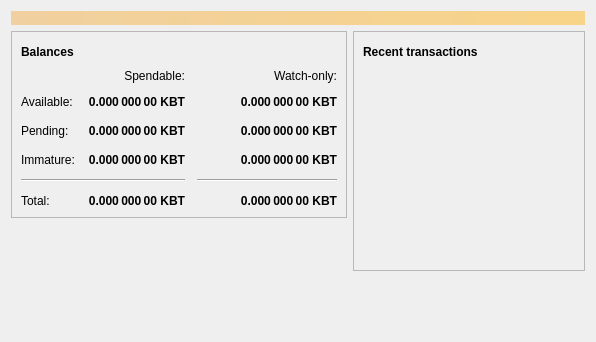
<?xml version="1.0" encoding="UTF-8"?>
<ui version="4.0">
 <class>OverviewPage</class>
 <widget class="QWidget" name="OverviewPage">
  <property name="geometry">
   <rect>
    <x>0</x>
    <y>0</y>
    <width>596</width>
    <height>342</height>
   </rect>
  </property>
  <property name="windowTitle">
   <string>Form</string>
  </property>
  <layout class="QVBoxLayout" name="topLayout">
   <item>
    <widget class="QLabel" name="labelAlerts">
     <property name="visible">
      <bool>false</bool>
     </property>
     <property name="styleSheet">
      <string notr="true">background-color: qlineargradient(x1: 0, y1: 0, x2: 1, y2: 0, stop:0 #F0D0A0, stop:1 #F8D488); color:#000000;</string>
     </property>
     <property name="wordWrap">
      <bool>true</bool>
     </property>
     <property name="margin">
      <number>3</number>
     </property>
    </widget>
   </item>
   <item>
    <layout class="QHBoxLayout" name="horizontalLayout" stretch="1,1">
     <item>
      <layout class="QVBoxLayout" name="verticalLayout_2">
       <item>
        <widget class="QFrame" name="frame">
         <property name="frameShape">
          <enum>QFrame::StyledPanel</enum>
         </property>
         <property name="frameShadow">
          <enum>QFrame::Raised</enum>
         </property>
         <layout class="QVBoxLayout" name="verticalLayout_4">
          <item>
           <layout class="QHBoxLayout" name="horizontalLayout_4">
            <item>
             <widget class="QLabel" name="label_5">
              <property name="font">
               <font>
                <weight>75</weight>
                <bold>true</bold>
               </font>
              </property>
              <property name="text">
               <string>Balances</string>
              </property>
             </widget>
            </item>
            <item>
             <widget class="QPushButton" name="labelWalletStatus">
              <property name="enabled">
               <bool>false</bool>
              </property>
              <property name="maximumSize">
               <size>
                <width>30</width>
                <height>16777215</height>
               </size>
              </property>
              <property name="toolTip">
               <string>The displayed information may be out of date. Your wallet automatically synchronizes with the Koobit network after a connection is established, but this process has not completed yet.</string>
              </property>
              <property name="text">
               <string/>
              </property>
              <property name="icon">
               <iconset resource="../koobit.qrc">
                <normaloff>:/icons/warning</normaloff>
                <disabledoff>:/icons/warning</disabledoff>:/icons/warning</iconset>
              </property>
              <property name="iconSize">
               <size>
                <width>24</width>
                <height>24</height>
               </size>
              </property>
              <property name="flat">
               <bool>true</bool>
              </property>
             </widget>
            </item>
            <item>
             <spacer name="horizontalSpacer_3">
              <property name="orientation">
               <enum>Qt::Horizontal</enum>
              </property>
              <property name="sizeHint" stdset="0">
               <size>
                <width>40</width>
                <height>20</height>
               </size>
              </property>
             </spacer>
            </item>
           </layout>
          </item>
          <item>
           <layout class="QGridLayout" name="gridLayout">
            <property name="spacing">
             <number>12</number>
            </property>
            <item row="2" column="2">
             <widget class="QLabel" name="labelWatchPending">
              <property name="font">
               <font>
                <weight>75</weight>
                <bold>true</bold>
               </font>
              </property>
              <property name="cursor">
               <cursorShape>IBeamCursor</cursorShape>
              </property>
              <property name="toolTip">
               <string>Unconfirmed transactions to watch-only addresses</string>
              </property>
              <property name="text">
               <string notr="true">0.000 000 00 KBT</string>
              </property>
              <property name="alignment">
               <set>Qt::AlignRight|Qt::AlignTrailing|Qt::AlignVCenter</set>
              </property>
              <property name="textInteractionFlags">
               <set>Qt::LinksAccessibleByMouse|Qt::TextSelectableByKeyboard|Qt::TextSelectableByMouse</set>
              </property>
             </widget>
            </item>
            <item row="2" column="1">
             <widget class="QLabel" name="labelUnconfirmed">
              <property name="font">
               <font>
                <weight>75</weight>
                <bold>true</bold>
               </font>
              </property>
              <property name="cursor">
               <cursorShape>IBeamCursor</cursorShape>
              </property>
              <property name="toolTip">
               <string>Total of transactions that have yet to be confirmed, and do not yet count toward the spendable balance</string>
              </property>
              <property name="text">
               <string notr="true">0.000 000 00 KBT</string>
              </property>
              <property name="alignment">
               <set>Qt::AlignRight|Qt::AlignTrailing|Qt::AlignVCenter</set>
              </property>
              <property name="textInteractionFlags">
               <set>Qt::LinksAccessibleByMouse|Qt::TextSelectableByKeyboard|Qt::TextSelectableByMouse</set>
              </property>
             </widget>
            </item>
            <item row="3" column="2">
             <widget class="QLabel" name="labelWatchImmature">
              <property name="font">
               <font>
                <weight>75</weight>
                <bold>true</bold>
               </font>
              </property>
              <property name="cursor">
               <cursorShape>IBeamCursor</cursorShape>
              </property>
              <property name="toolTip">
               <string>Mined balance in watch-only addresses that has not yet matured</string>
              </property>
              <property name="text">
               <string notr="true">0.000 000 00 KBT</string>
              </property>
              <property name="alignment">
               <set>Qt::AlignRight|Qt::AlignTrailing|Qt::AlignVCenter</set>
              </property>
              <property name="textInteractionFlags">
               <set>Qt::LinksAccessibleByMouse|Qt::TextSelectableByKeyboard|Qt::TextSelectableByMouse</set>
              </property>
             </widget>
            </item>
            <item row="4" column="0" colspan="2">
             <widget class="Line" name="line">
              <property name="orientation">
               <enum>Qt::Horizontal</enum>
              </property>
             </widget>
            </item>
            <item row="4" column="2">
             <widget class="Line" name="lineWatchBalance">
              <property name="sizePolicy">
               <sizepolicy hsizetype="Preferred" vsizetype="Fixed">
                <horstretch>0</horstretch>
                <verstretch>0</verstretch>
               </sizepolicy>
              </property>
              <property name="minimumSize">
               <size>
                <width>140</width>
                <height>0</height>
               </size>
              </property>
              <property name="orientation">
               <enum>Qt::Horizontal</enum>
              </property>
             </widget>
            </item>
            <item row="5" column="0">
             <widget class="QLabel" name="labelTotalText">
              <property name="text">
               <string>Total:</string>
              </property>
             </widget>
            </item>
            <item row="3" column="1">
             <widget class="QLabel" name="labelImmature">
              <property name="font">
               <font>
                <weight>75</weight>
                <bold>true</bold>
               </font>
              </property>
              <property name="cursor">
               <cursorShape>IBeamCursor</cursorShape>
              </property>
              <property name="toolTip">
               <string>Mined balance that has not yet matured</string>
              </property>
              <property name="text">
               <string notr="true">0.000 000 00 KBT</string>
              </property>
              <property name="alignment">
               <set>Qt::AlignRight|Qt::AlignTrailing|Qt::AlignVCenter</set>
              </property>
              <property name="textInteractionFlags">
               <set>Qt::LinksAccessibleByMouse|Qt::TextSelectableByKeyboard|Qt::TextSelectableByMouse</set>
              </property>
             </widget>
            </item>
            <item row="2" column="3">
             <spacer name="horizontalSpacer_2">
              <property name="orientation">
               <enum>Qt::Horizontal</enum>
              </property>
              <property name="sizeHint" stdset="0">
               <size>
                <width>40</width>
                <height>20</height>
               </size>
              </property>
             </spacer>
            </item>
            <item row="3" column="0">
             <widget class="QLabel" name="labelImmatureText">
              <property name="text">
               <string>Immature:</string>
              </property>
             </widget>
            </item>
            <item row="5" column="1">
             <widget class="QLabel" name="labelTotal">
              <property name="font">
               <font>
                <weight>75</weight>
                <bold>true</bold>
               </font>
              </property>
              <property name="cursor">
               <cursorShape>IBeamCursor</cursorShape>
              </property>
              <property name="toolTip">
               <string>Your current total balance</string>
              </property>
              <property name="text">
               <string notr="true">0.000 000 00 KBT</string>
              </property>
              <property name="alignment">
               <set>Qt::AlignRight|Qt::AlignTrailing|Qt::AlignVCenter</set>
              </property>
              <property name="textInteractionFlags">
               <set>Qt::LinksAccessibleByMouse|Qt::TextSelectableByKeyboard|Qt::TextSelectableByMouse</set>
              </property>
             </widget>
            </item>
            <item row="5" column="2">
             <widget class="QLabel" name="labelWatchTotal">
              <property name="font">
               <font>
                <weight>75</weight>
                <bold>true</bold>
               </font>
              </property>
              <property name="cursor">
               <cursorShape>IBeamCursor</cursorShape>
              </property>
              <property name="toolTip">
               <string>Current total balance in watch-only addresses</string>
              </property>
              <property name="text">
               <string notr="true">0.000 000 00 KBT</string>
              </property>
              <property name="alignment">
               <set>Qt::AlignRight|Qt::AlignTrailing|Qt::AlignVCenter</set>
              </property>
              <property name="textInteractionFlags">
               <set>Qt::LinksAccessibleByMouse|Qt::TextSelectableByKeyboard|Qt::TextSelectableByMouse</set>
              </property>
             </widget>
            </item>
            <item row="0" column="2">
             <widget class="QLabel" name="labelWatchonly">
              <property name="text">
               <string>Watch-only:</string>
              </property>
              <property name="alignment">
               <set>Qt::AlignRight|Qt::AlignTrailing|Qt::AlignVCenter</set>
              </property>
             </widget>
            </item>
            <item row="1" column="0">
             <widget class="QLabel" name="labelBalanceText">
              <property name="text">
               <string>Available:</string>
              </property>
             </widget>
            </item>
            <item row="1" column="1">
             <widget class="QLabel" name="labelBalance">
              <property name="font">
               <font>
                <weight>75</weight>
                <bold>true</bold>
               </font>
              </property>
              <property name="cursor">
               <cursorShape>IBeamCursor</cursorShape>
              </property>
              <property name="toolTip">
               <string>Your current spendable balance</string>
              </property>
              <property name="text">
               <string notr="true">0.000 000 00 KBT</string>
              </property>
              <property name="alignment">
               <set>Qt::AlignRight|Qt::AlignTrailing|Qt::AlignVCenter</set>
              </property>
              <property name="textInteractionFlags">
               <set>Qt::LinksAccessibleByMouse|Qt::TextSelectableByKeyboard|Qt::TextSelectableByMouse</set>
              </property>
             </widget>
            </item>
            <item row="1" column="2">
             <widget class="QLabel" name="labelWatchAvailable">
              <property name="font">
               <font>
                <weight>75</weight>
                <bold>true</bold>
               </font>
              </property>
              <property name="cursor">
               <cursorShape>IBeamCursor</cursorShape>
              </property>
              <property name="toolTip">
               <string>Your current balance in watch-only addresses</string>
              </property>
              <property name="text">
               <string notr="true">0.000 000 00 KBT</string>
              </property>
              <property name="alignment">
               <set>Qt::AlignRight|Qt::AlignTrailing|Qt::AlignVCenter</set>
              </property>
              <property name="textInteractionFlags">
               <set>Qt::LinksAccessibleByMouse|Qt::TextSelectableByKeyboard|Qt::TextSelectableByMouse</set>
              </property>
             </widget>
            </item>
            <item row="2" column="0">
             <widget class="QLabel" name="labelPendingText">
              <property name="text">
               <string>Pending:</string>
              </property>
             </widget>
            </item>
            <item row="0" column="1">
             <widget class="QLabel" name="labelSpendable">
              <property name="text">
               <string>Spendable:</string>
              </property>
              <property name="alignment">
               <set>Qt::AlignRight|Qt::AlignTrailing|Qt::AlignVCenter</set>
              </property>
             </widget>
            </item>
           </layout>
          </item>
         </layout>
        </widget>
       </item>
       <item>
        <spacer name="verticalSpacer">
         <property name="orientation">
          <enum>Qt::Vertical</enum>
         </property>
         <property name="sizeHint" stdset="0">
          <size>
           <width>20</width>
           <height>40</height>
          </size>
         </property>
        </spacer>
       </item>
      </layout>
     </item>
     <item>
      <layout class="QVBoxLayout" name="verticalLayout_3">
       <item>
        <widget class="QFrame" name="frame_2">
         <property name="frameShape">
          <enum>QFrame::StyledPanel</enum>
         </property>
         <property name="frameShadow">
          <enum>QFrame::Raised</enum>
         </property>
         <layout class="QVBoxLayout" name="verticalLayout">
          <item>
           <layout class="QHBoxLayout" name="horizontalLayout_2">
            <item>
             <widget class="QLabel" name="label_4">
              <property name="font">
               <font>
                <weight>75</weight>
                <bold>true</bold>
               </font>
              </property>
              <property name="text">
               <string>Recent transactions</string>
              </property>
             </widget>
            </item>
            <item>
             <widget class="QPushButton" name="labelTransactionsStatus">
              <property name="enabled">
               <bool>false</bool>
              </property>
              <property name="maximumSize">
               <size>
                <width>30</width>
                <height>16777215</height>
               </size>
              </property>
              <property name="toolTip">
               <string>The displayed information may be out of date. Your wallet automatically synchronizes with the Koobit network after a connection is established, but this process has not completed yet.</string>
              </property>
              <property name="text">
               <string/>
              </property>
              <property name="icon">
               <iconset resource="../koobit.qrc">
                <normaloff>:/icons/warning</normaloff>
                <disabledoff>:/icons/warning</disabledoff>:/icons/warning</iconset>
              </property>
              <property name="iconSize">
               <size>
                <width>24</width>
                <height>24</height>
               </size>
              </property>
              <property name="flat">
               <bool>true</bool>
              </property>
             </widget>
            </item>
            <item>
             <spacer name="horizontalSpacer">
              <property name="orientation">
               <enum>Qt::Horizontal</enum>
              </property>
              <property name="sizeHint" stdset="0">
               <size>
                <width>40</width>
                <height>20</height>
               </size>
              </property>
             </spacer>
            </item>
           </layout>
          </item>
          <item>
           <widget class="QListView" name="listTransactions">
            <property name="styleSheet">
             <string notr="true">QListView { background: transparent; }</string>
            </property>
            <property name="frameShape">
             <enum>QFrame::NoFrame</enum>
            </property>
            <property name="verticalScrollBarPolicy">
             <enum>Qt::ScrollBarAlwaysOff</enum>
            </property>
            <property name="horizontalScrollBarPolicy">
             <enum>Qt::ScrollBarAlwaysOff</enum>
            </property>
            <property name="selectionMode">
             <enum>QAbstractItemView::NoSelection</enum>
            </property>
           </widget>
          </item>
         </layout>
        </widget>
       </item>
       <item>
        <spacer name="verticalSpacer_2">
         <property name="orientation">
          <enum>Qt::Vertical</enum>
         </property>
         <property name="sizeHint" stdset="0">
          <size>
           <width>20</width>
           <height>40</height>
          </size>
         </property>
        </spacer>
       </item>
      </layout>
     </item>
    </layout>
   </item>
  </layout>
 </widget>
 <resources/>
 <connections/>
</ui>
